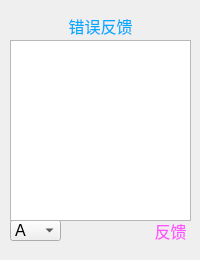
<?xml version="1.0" encoding="UTF-8"?>
<ui version="4.0">
 <class>Dialog</class>
 <widget class="QDialog" name="Dialog">
  <property name="geometry">
   <rect>
    <x>0</x>
    <y>0</y>
    <width>200</width>
    <height>260</height>
   </rect>
  </property>
  <property name="font">
   <font>
    <pointsize>12</pointsize>
   </font>
  </property>
  <property name="windowTitle">
   <string>请输入题目和答案</string>
  </property>
  <widget class="QPushButton" name="pushButton">
   <property name="geometry">
    <rect>
     <x>150</x>
     <y>220</y>
     <width>41</width>
     <height>21</height>
    </rect>
   </property>
   <property name="font">
    <font>
     <family>Adobe Arabic</family>
     <pointsize>12</pointsize>
     <weight>50</weight>
     <italic>false</italic>
     <bold>false</bold>
    </font>
   </property>
   <property name="styleSheet">
    <string notr="true">border:None;
color: rgb(255, 85, 255);
font: 12pt &quot;Adobe Arabic&quot;;</string>
   </property>
   <property name="text">
    <string>反馈</string>
   </property>
   <property name="flat">
    <bool>false</bool>
   </property>
  </widget>
  <widget class="QComboBox" name="comboBox">
   <property name="geometry">
    <rect>
     <x>10</x>
     <y>220</y>
     <width>51</width>
     <height>21</height>
    </rect>
   </property>
   <property name="font">
    <font>
     <pointsize>12</pointsize>
    </font>
   </property>
   <item>
    <property name="text">
     <string>A</string>
    </property>
   </item>
   <item>
    <property name="text">
     <string>B</string>
    </property>
   </item>
   <item>
    <property name="text">
     <string>C</string>
    </property>
   </item>
   <item>
    <property name="text">
     <string>D</string>
    </property>
   </item>
  </widget>
  <widget class="QTextEdit" name="textEdit">
   <property name="geometry">
    <rect>
     <x>10</x>
     <y>40</y>
     <width>181</width>
     <height>181</height>
    </rect>
   </property>
   <property name="font">
    <font>
     <pointsize>11</pointsize>
    </font>
   </property>
   <property name="html">
    <string>&lt;!DOCTYPE HTML PUBLIC &quot;-//W3C//DTD HTML 4.0//EN&quot; &quot;http://www.w3.org/TR/REC-html40/strict.dtd&quot;&gt;
&lt;html&gt;&lt;head&gt;&lt;meta name=&quot;qrichtext&quot; content=&quot;1&quot; /&gt;&lt;style type=&quot;text/css&quot;&gt;
p, li { white-space: pre-wrap; }
&lt;/style&gt;&lt;/head&gt;&lt;body style=&quot; font-family:'SimSun'; font-size:11pt; font-weight:400; font-style:normal;&quot;&gt;
&lt;p style=&quot;-qt-paragraph-type:empty; margin-top:0px; margin-bottom:0px; margin-left:0px; margin-right:0px; -qt-block-indent:0; text-indent:0px; font-size:14pt;&quot;&gt;&lt;br /&gt;&lt;/p&gt;&lt;/body&gt;&lt;/html&gt;</string>
   </property>
  </widget>
  <widget class="QLabel" name="label">
   <property name="geometry">
    <rect>
     <x>10</x>
     <y>10</y>
     <width>181</width>
     <height>31</height>
    </rect>
   </property>
   <property name="styleSheet">
    <string notr="true">font: 18pt &quot;Adobe Arabic&quot;;
color:rgb(0, 170, 255)</string>
   </property>
   <property name="text">
    <string>错误反馈</string>
   </property>
   <property name="alignment">
    <set>Qt::AlignCenter</set>
   </property>
  </widget>
 </widget>
 <resources/>
 <connections/>
</ui>
